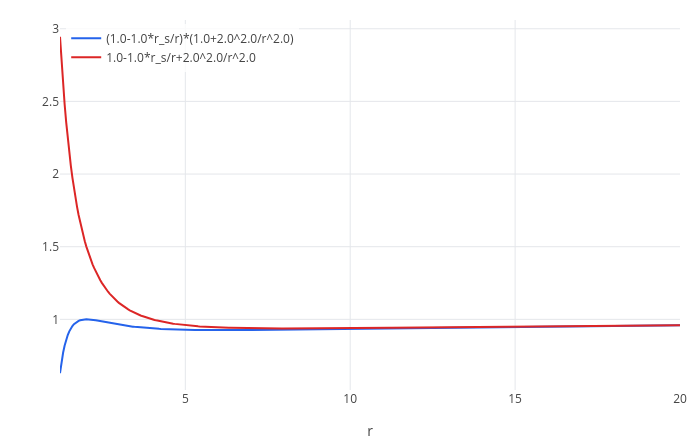

The notebook cell saved with this chart:
### Markdown cell above
A circular orbit sits at a minimum of $V$. For large $L$ (the top curves) there is a minimum, and a maximum closer in.
As $L$ decreases they merge, at $L^2 = 3r_s^2$, at radius $r = 3r_s$: the **innermost stable circular orbit** (ISCO) [7].
Closer in, nothing can orbit stably; matter spirals into the black hole. The inner edge of the glowing accretion disc
around a black hole sits at the ISCO. In Newton's theory, by contrast, the barrier $L^2/r^2$ always wins at small $r$:

### Code cell
show(plot((1-r_s/r)*(1+2^2/r^2), r, 1.2, 20), plot(1 - r_s/r + 2^2/r^2, r, 1.2, 20))

### Figure 1 — Plotly figure (JSON) as saved in the notebook; plotly's stock layout.template omitted (floating-point values rounded to 4 significant figures; data arrays with more than 128 entries replaced by an {"elided": "..."} marker saying what was removed)
{"data": [{"line": {"color": "#2563eb", "width": 2}, "mode": "lines", "name": "(1.0-1.0*r_s/r)*(1.0+2.0^2.0/r^2.0)", "type": "scatter", "x": {"elided": "402 float values"}, "y": {"elided": "402 float values"}}, {"line": {"color": "#dc2626", "width": 2}, "mode": "lines", "name": "1.0-1.0*r_s/r+2.0^2.0/r^2.0", "type": "scatter", "x": {"elided": "402 float values"}, "y": {"elided": "402 float values"}}], "layout": {"height": 440, "legend": {"bgcolor": "rgba(255,255,255,0.8)", "x": 0.01, "y": 0.99}, "margin": {"b": 50, "l": 60, "r": 20, "t": 20}, "showlegend": true, "title": {"text": ""}, "width": 700, "xaxis": {"title": {"text": "r"}, "zeroline": true}, "yaxis": {"range": [0.5139, 3.06], "title": {"text": ""}, "zeroline": true}}}
